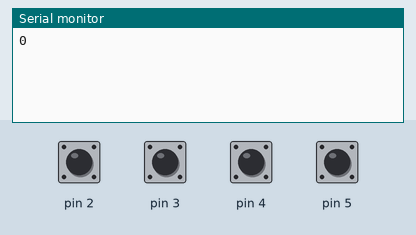
Recording of a sketch running on a simulated Arduino Uno, built with avr-gcc and run on an emulated ATmega328P. Shown: the last lines printed to the serial monitor. Inputs (shaded band) come from the test bench; at power-on: pin 2–5 HIGH.

Above: at 1.2 s.
1.3 s: pin 2 pulled LOW for 0.15 s
At 1.9 s:
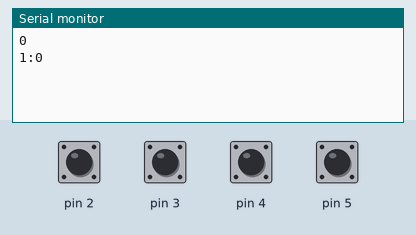
2.9 s: pin 3 pulled LOW for 0.15 s
At 4.1 s:
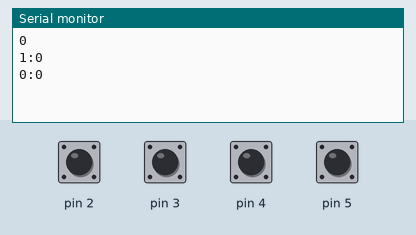
4.5 s: pin 4 pulled LOW for 0.15 s
At 5.5 s:
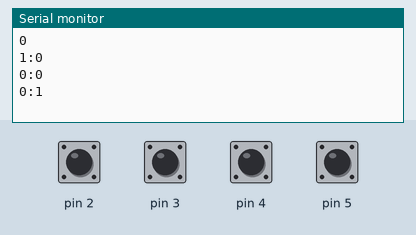
6.1 s: pin 5 pulled LOW for 1 s
At 7.4 s:
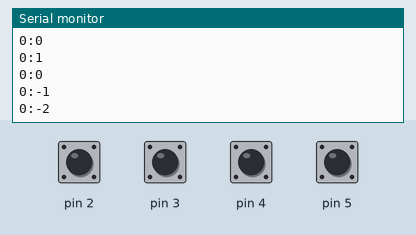
8.6 s: pin 2 pulled LOW for 1 s
At 10.5 s:
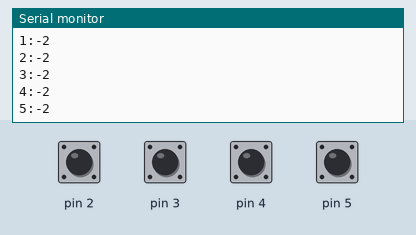
11.1 s: pin 4 pulled LOW for 1 s
At 12.4 s:
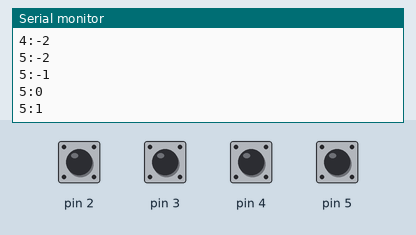
Timing chart, 0 to 14.1 s (numbered marks = the images above; inputs shaded):
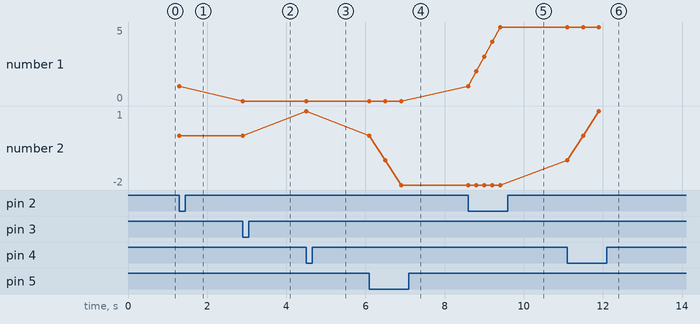

Measured:
- after the input at 1.3 s, the serial monitor: prints a new line at once (image 1)
- after the input at 2.9 s, the serial monitor: prints a new line at once (image 2)
- after the input at 4.5 s, the serial monitor: prints a new line at once (image 3)
- after the input at 6.1 s, the serial monitor: prints a new line at once (image 4)
- after the input at 8.6 s, the serial monitor: prints a new line at once (image 5)
- after the input at 11.1 s, the serial monitor: prints a new line at once (image 6)
- plotted number 1: 0 → 5 after the input at 8.6 s
- plotted number 2: 0 → 1 after the input at 4.5 s, 1 → -2 after the input at 6.1 s

The sketch:

sketch_sep22b.ino
```cpp
int segundos = 0;
int minutos = 0;
int botao = 0;

void setup(){
  pinMode(2, INPUT_PULLUP);
  pinMode(3, INPUT_PULLUP);
  pinMode(4, INPUT_PULLUP);
  pinMode(5, INPUT_PULLUP);
  Serial.begin(9600);
  Serial.print(segundos);

}

// 0, pressionado || 1, solto
void loop(){
    if(digitalRead(2) == 0){
        segundos++;
        Serial.print("\n");
        Serial.print(segundos);
        Serial.print(":");
        Serial.print(minutos);
        delay(200);

    }
    if(digitalRead(3) == 0){
        segundos--;
        Serial.print("\n");
        Serial.print(segundos);
        Serial.print(":");
        Serial.print(minutos);
        delay(200);

    }
    if(digitalRead(4) == 0){
        minutos++;
        Serial.print("\n");
        Serial.print(segundos);
        delay(200);
        Serial.print(":");
        Serial.print(minutos);
        delay(200);

    }
    if(digitalRead(5) == 0){
        minutos--;
        Serial.print("\n");
        Serial.print(segundos);
        delay(200);
        Serial.print(":");
        Serial.print(minutos);
        delay(200);

    }
}
```
